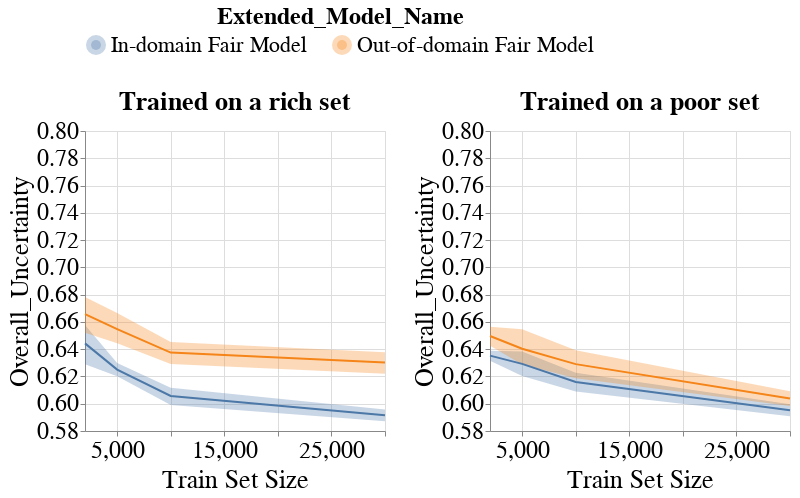

Notebook code cell kept with this figure:
### Code cell
create_group_metric_line_bands_per_dataset_plot(metrics_per_exp_dct=metrics_per_exp_dct,
                                                experiment_names=EXPERIMENT_NAMES,
                                                model_name=MODEL_NAMES[0],
                                                metric_type='subgroup',
                                                metric_name='Overall_Uncertainty',
                                                group_name='overall',
                                                ylim=[0.58, 0.80],
                                                with_band=True)
